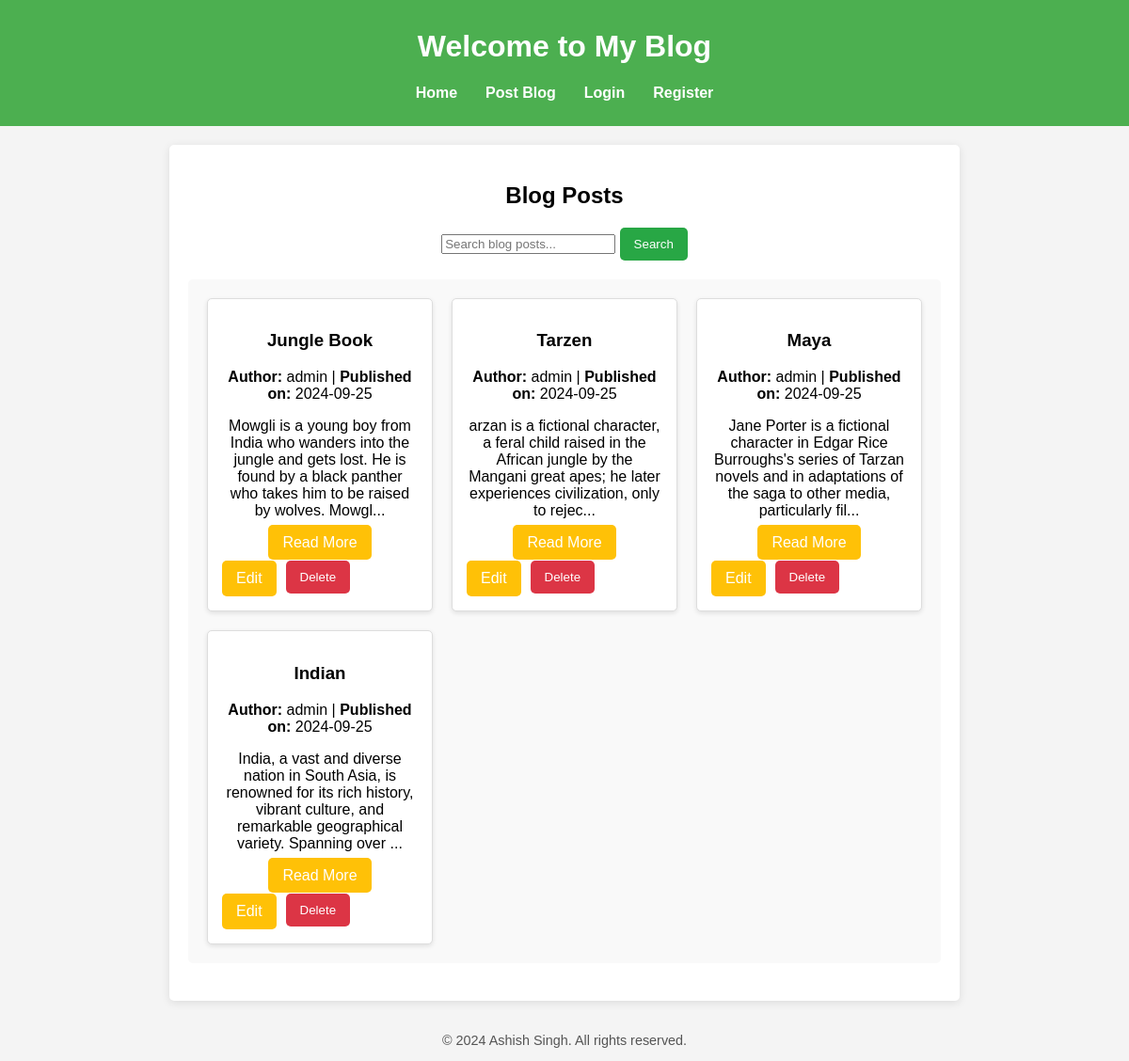
The page / on the database its author committed.
### app.py (models this page shows, shortened)
class BlogPost(db.Model):
    id = db.Column(db.Integer, primary_key=True)
    title = db.Column(db.String(200), nullable=False)
    author = db.Column(db.String(100), nullable=False)
    content = db.Column(db.Text(), nullable=False)
    pub_date = db.Column(db.DateTime, default=datetime.utcnow)
    image_url = db.Column(db.String(200))  # Optional: URL to the image for the blog post

### app.py (the view)
@app.route('/')
def index():
    search_query = request.args.get('search')  # Get the search query from the URL parameters
    if search_query:
        data = BlogPost.query.filter(
            (BlogPost.title.ilike(f'%{search_query}%')) |
            (BlogPost.content.ilike(f'%{search_query}%'))
        ).all()
    else:
        data = BlogPost.query.all()
    return render_template("index.html", data=data)

### templates/index.html (shortened to what this page needs)
{% extends "base.html" %}
{% block header %}Welcome to My Blog{% endblock header %}
{% block content %}
<h2>Blog Posts</h2>
<form method="GET" action="{{ url_for('index') }}" class="mb-4">
    <input type="text" name="search" placeholder="Search blog posts..." class="form-control" required>
    <button type="submit" class="btn btn-custom-search mt-2">Search</button>
</form>
<div class="blog-container">
    {% if data %}
        <div class="row">
            {% for post in data %}
                <div class="col-md-4">
                    <div class="blog-card">
                        <div class="post-header">
                            <h3>{{ post.title }}</h3>
                            <p class="text-muted">
                                <strong>Author:</strong> {{ post.author }} |
                                <strong>Published on:</strong> {{ post.pub_date.strftime('%Y-%m-%d') }}
                            </p>
                        </div>
                        <div class="post-content">
                            <p>{{ post.content[:150] }}{% if post.content|length > 150 %}...{% endif %}</p>
                        </div>
                        <div class="post-footer">
                            {% if post.content|length > 150 %}
                                <a href="{{ url_for('view_post', post_id=post.id) }}" class="btn btn-warning">Read More</a>
                            {% endif %}
                        </div>
                        <div class="post-actions">
                            <a href="{{ url_for('update_post', post_id=post.id) }}" class="btn btn-warning">Edit</a>
                            <form action="{{ url_for('delete_post', post_id=post.id) }}" method="POST" style="display:inline;">
                                <button type="submit" class="btn btn-danger" onclick="return confirm('Are you sure you want to delete this post?');">Delete</button>
                            </form>
                        </div>
                    </div>
                </div>
            {% endfor %}
        </div>
    {% else %}
        <p>No blog posts available.</p>
    {% endif %}
</div>
{% endblock content %}

### templates/base.html (shortened to what this page needs)
<!DOCTYPE html>
<html lang="en">
<head>
</head>
<body>
    <header>
        <h1>{% block header %}Welcome to Our Homepage{% endblock header %}</h1>
        <nav>
            <ul>
                <li><a href="/">Home</a></li>
                <li><a href="/blog/create">Post Blog</a></li>
                {% if current_user.is_authenticated %}
                    <li><span>Hello, {{ current_user.username }}!</span></li>
                    <li><a href="/logout">Logout</a></li>
                {% else %}
                    <li><a href="/login">Login</a></li>
                    <li><a href="/register">Register</a></li>
                {% endif %}
            </ul>
        </nav>
    </header>
    <main>
        {% block content %}{% endblock %}
    </main>
    <footer>
        <p>&copy; 2024 Ashish Singh. All rights reserved.</p>
    </footer>
</body>
</html>

### templates/base.html (style rules this page uses)
body { font-family: Arial, sans-serif; background-color: #f4f4f4; margin: 0; padding: 0; display: flex; flex-direction: column; min-height: 100vh; }
header { background-color: #4CAF50; color: white; padding: 10px 0; text-align: center; width: 100%; position: relative; z-index: 1000; }
nav { margin-top: 10px; }
nav ul { list-style-type: none; padding: 0; display: flex; justify-content: center; }
nav ul li { margin: 0 15px; }
nav ul li a { color: white; text-decoration: none; font-weight: bold; }
main { margin: 20px auto; text-align: center; max-width: 800px; width: 100%; padding: 20px; background: white; border-radius: 5px; box-shadow: 0 2px 10px rgba(0, 0, 0, 0.1); }
footer { margin-top: auto; text-align: center; font-size: 0.9em; color: #555; }

### templates/index.html (style rules this page uses)
.blog-container { max-width: 1200px; margin: 20px auto; padding: 20px; background-color: #f9f9f9; border-radius: 5px; }
.row { display: flex; flex-wrap: wrap; justify-content: space-between; margin: -10px; }
.col-md-4 { flex: 1 1 calc(33.333% - 20px); margin: 10px; max-width: calc(33.333% - 20px); }
.blog-card { background: #fff; border: 1px solid #ddd; border-radius: 5px; padding: 15px; box-shadow: 0 2px 5px rgba(0, 0, 0, 0.1); transition: transform 0.2s; }
.post-header { margin-bottom: 10px; }
.post-content { margin-bottom: 10px; }
.post-footer { margin-bottom: 10px; }
.post-actions { display: flex; gap: 10px; }
.btn { padding: 10px 15px; border: none; border-radius: 5px; text-decoration: none; color: #fff; cursor: pointer; transition: background-color 0.3s; }
.btn-warning { background-color: #ffc107; }
.btn-danger { background-color: #dc3545; }
.btn-custom-search { background-color: #28a745; border: none; color: white; padding: 10px 15px; border-radius: 5px; cursor: pointer; transition: background-color 0.3s; }

### rows shown on the page
BlogPost: title "Jungle Book", author "admin", pub_date "2024-09-25", content "Mowgli is a young boy from India who wanders into the jungle and gets lost. He is found by a black panther who takes him to be raised by wolves. Mowgl"
BlogPost: title "Tarzen", author "admin", pub_date "2024-09-25", content "arzan is a fictional character, a feral child raised in the African jungle by the Mangani great apes; he later experiences civilization, only to rejec"
BlogPost: title "Maya", author "admin", pub_date "2024-09-25", content "Jane Porter is a fictional character in Edgar Rice Burroughs's series of Tarzan novels and in adaptations of the saga to other media, particularly fil"
BlogPost: title "Indian", author "admin", pub_date "2024-09-25", content "India, a vast and diverse nation in South Asia, is renowned for its rich history, vibrant culture, and remarkable geographical variety. Spanning over"
